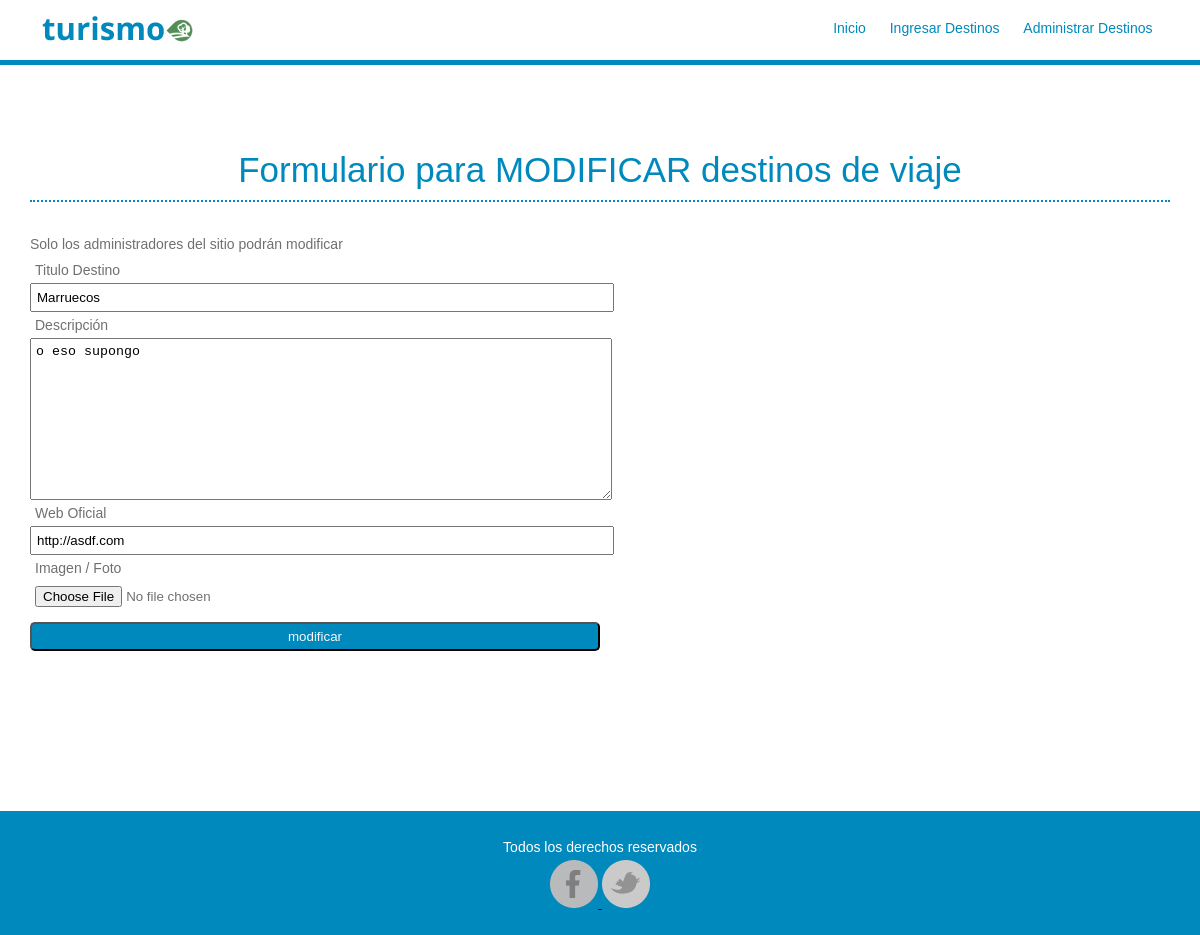
/admin/modificar_destinos.php?id=6, run on the app's committed database.
### tables this page shows
CREATE TABLE IF NOT EXISTS `destinos` (
  `id_destino` int(11) NOT NULL,
  `imagen` char(100) NOT NULL,
  `titulo` char(150) NOT NULL,
  `descripcion` varchar(350) NOT NULL,
  `sitioweb` char(150) NOT NULL
);

### admin/modificar_destinos.php (the view, shortened to what this page needs)
<?php include("cabecera.php") ?>
<?php
$id=$_GET["id"];
include("conexion.php");
$sql="SELECT * FROM destinos WHERE id_destino='$id'";
$respuesta=$conexion->query($sql);
$fila = $respuesta->fetch_assoc();
?>
<section id="administrador">
<h1>Formulario para MODIFICAR  destinos de viaje </h1>
<p>Solo los administradores del sitio podrán modificar </p>
<form action="#" method="post" enctype="multipart/form-data">
<label>Titulo Destino</label>
<input type="text" name="titulo" value= "<?php echo $fila["titulo"] ?>">
<label>Descripción </label>
<textarea name="descripcion"><?php echo $fila["descripcion"] ?></textarea>
<label>Web Oficial</label>
<input type="url" name="sitioweb" value="<?php echo $fila["sitioweb"] ?>">
<label>Imagen / Foto</label>
  <input type="file" name="imagen" value="<?php echo $fila["imagen"]?>">
<input  name="modificar" type="submit" value="modificar"  class="boton">
</form>
</section>
<?php include("pie.php")?>
</body>
</html>

### css/estilos.css (style rules this page uses)
* { padding:0px ; margin:0px; }
main, header, section, article, footer { display:block ; }
body { font-family:Arial, serif, sans-serif; font-size:14px; background-color: #f8f8f8; color:#707070 }
p { line-height: 1.8em; }
h1 { margin: 0 0px 30px 0; padding: 0 0 10px 0; border-bottom: 2px dotted #0089bd ; font-weight: 400; color:#0089bd; text-align:center; font-size:2.5em }
.boton { background-color:#0089bd; text-decoration:none; color: #f8f8f8; padding: 1%; display:block; text-align:center; margin:auto; width: 50%; border-radius: 5px; }

### css/estilos_admin.css (style rules this page uses)
#administrador { background-color: #ffff; padding: 150px 30px; }
#administrador input, textarea,label { display:block; padding:5px; width:50%; }
#administrador textarea { height:150px }
#administrador .boton { margin:10px 0 }

### data on the page
destinos: titulo "Marruecos", descripcion "o eso supongo", sitioweb "http://asdf.com"
